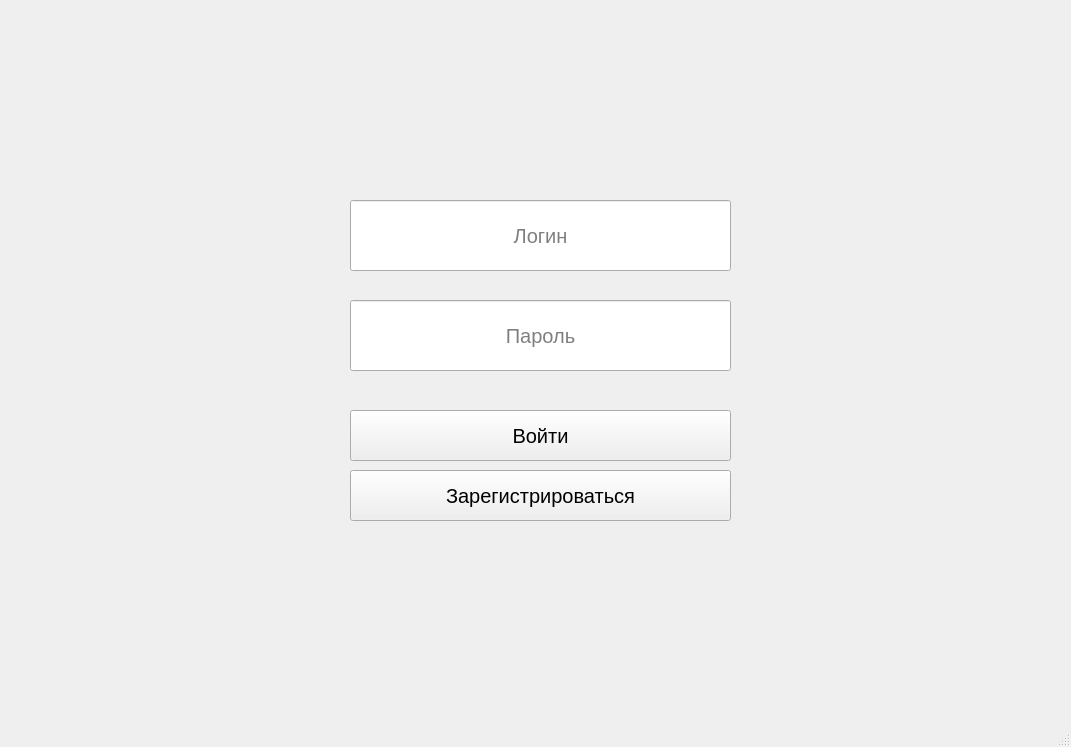
<?xml version="1.0" encoding="UTF-8"?>
<ui version="4.0">
 <class>MainWindow</class>
 <widget class="QMainWindow" name="MainWindow">
  <property name="geometry">
   <rect>
    <x>0</x>
    <y>0</y>
    <width>1071</width>
    <height>747</height>
   </rect>
  </property>
  <property name="windowTitle">
   <string>PhotoCloud</string>
  </property>
  <widget class="QWidget" name="centralwidget">
   <widget class="QLineEdit" name="loginLine">
    <property name="geometry">
     <rect>
      <x>350</x>
      <y>200</y>
      <width>381</width>
      <height>71</height>
     </rect>
    </property>
    <property name="styleSheet">
     <string notr="true">font-size: 20px;</string>
    </property>
    <property name="text">
     <string/>
    </property>
    <property name="alignment">
     <set>Qt::AlignCenter</set>
    </property>
    <property name="placeholderText">
     <string>Логин</string>
    </property>
   </widget>
   <widget class="QLineEdit" name="passwordLine">
    <property name="geometry">
     <rect>
      <x>350</x>
      <y>300</y>
      <width>381</width>
      <height>71</height>
     </rect>
    </property>
    <property name="styleSheet">
     <string notr="true">font-size: 20px;</string>
    </property>
    <property name="text">
     <string/>
    </property>
    <property name="echoMode">
     <enum>QLineEdit::Password</enum>
    </property>
    <property name="alignment">
     <set>Qt::AlignCenter</set>
    </property>
    <property name="placeholderText">
     <string comment="test" extracomment="test">Пароль</string>
    </property>
   </widget>
   <widget class="QPushButton" name="loginButton">
    <property name="geometry">
     <rect>
      <x>350</x>
      <y>410</y>
      <width>381</width>
      <height>51</height>
     </rect>
    </property>
    <property name="acceptDrops">
     <bool>false</bool>
    </property>
    <property name="autoFillBackground">
     <bool>false</bool>
    </property>
    <property name="styleSheet">
     <string notr="true">font-size: 20px; </string>
    </property>
    <property name="text">
     <string>Войти</string>
    </property>
   </widget>
   <widget class="QPushButton" name="regButton">
    <property name="geometry">
     <rect>
      <x>350</x>
      <y>470</y>
      <width>381</width>
      <height>51</height>
     </rect>
    </property>
    <property name="styleSheet">
     <string notr="true">font-size: 20px; </string>
    </property>
    <property name="text">
     <string>Зарегистрироваться</string>
    </property>
   </widget>
  </widget>
  <widget class="QStatusBar" name="statusbar"/>
 </widget>
 <resources/>
 <connections/>
</ui>
